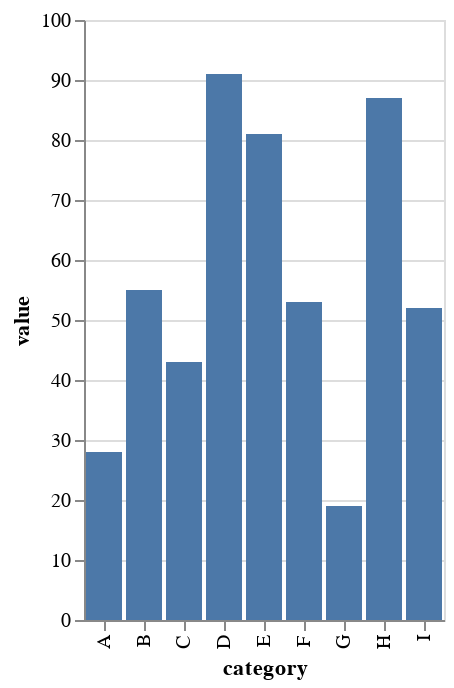

Write notebook code for a chart like this one.
### Code cell
import altair as alt
import pandas as pd

source = pd.DataFrame({
    'category': ['A', 'B', 'C', 'D', 'E', 'F', 'G', 'H', 'I'],
    'value': [28, 55, 43, 91, 81, 53, 19, 87, 52]})
alt.Chart(source).mark_bar().encode(
    x='category',
    y='value'
)

### Figure 1 — Vega-Lite specification as saved in the notebook (floating-point values rounded to 4 significant figures)
{"config": {"view": {"continuousWidth": 400, "continuousHeight": 300}}, "data": {"name": "data-c01dfd45ac8cead8fdfff6e9086f2854"}, "mark": "bar", "encoding": {"x": {"field": "category", "type": "nominal"}, "y": {"field": "value", "type": "quantitative"}}, "$schema": "https://vega.github.io/schema/vega-lite/v4.17.0.json", "datasets": {"data-c01dfd45ac8cead8fdfff6e9086f2854": [{"category": "A", "value": 28}, {"category": "B", "value": 55}, {"category": "C", "value": 43}, {"category": "D", "value": 91}, {"category": "E", "value": 81}, {"category": "F", "value": 53}, {"category": "G", "value": 19}, {"category": "H", "value": 87}, {"category": "I", "value": 52}]}}
